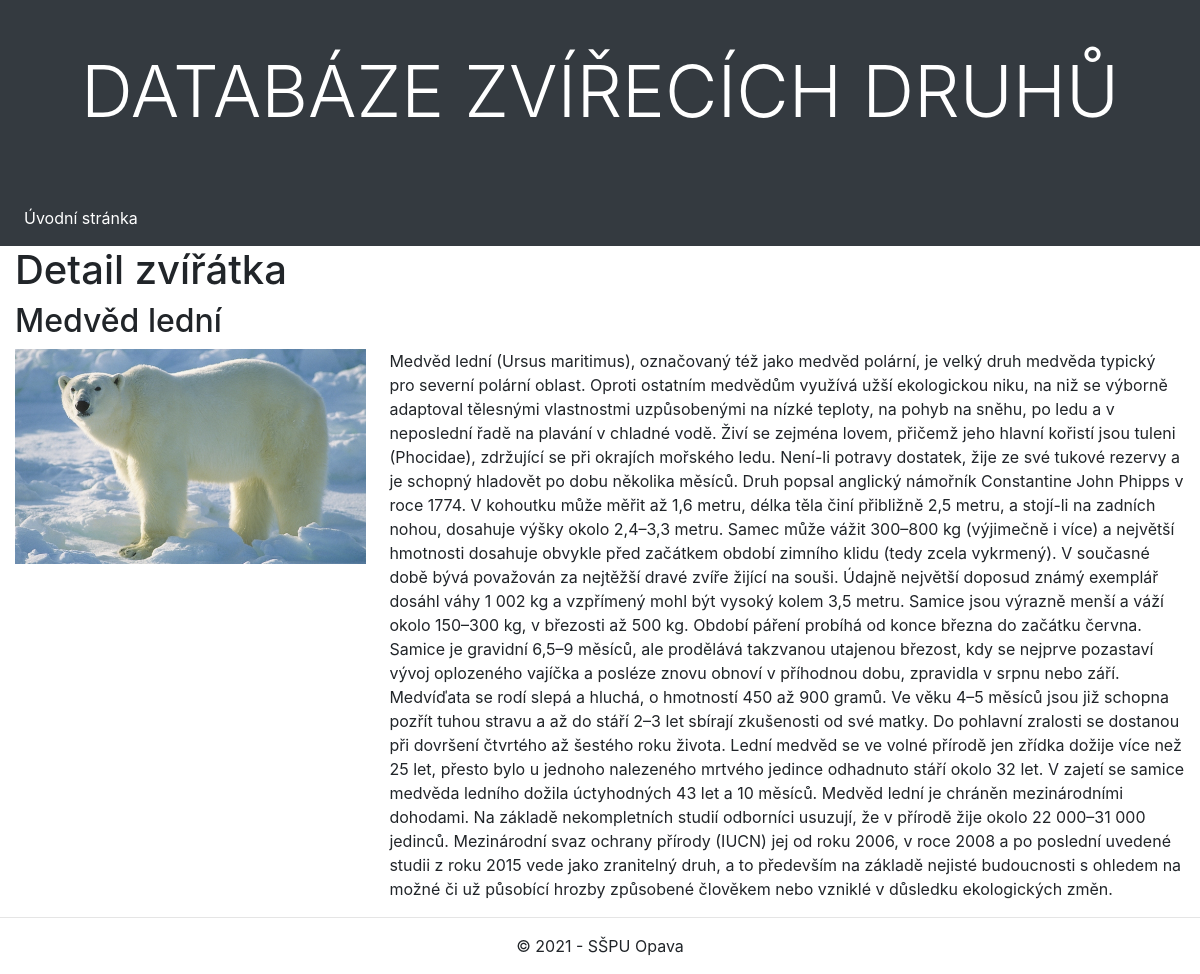
The app's page /blog/animals/14/ with its own data.
### blog/models.py (models this page shows, shortened)
class Animal(models.Model):
    name = models.CharField(max_length=50, unique=True, verbose_name="Name of animal")
    poster = models.ImageField(upload_to=poster_path, blank=True, null=True, verbose_name="Poster")
    latin = models.CharField(max_length=50, unique=True, verbose_name="Latin name for animal")
    description = models.CharField(max_length=5000, verbose_name="Description of animal")
    class Meta:
        ordering = ["name"]

### blog/views.py (the view)
# urls.py: path('animals/<int:pk>/', views.AnimalDetailView.as_view(), name='animal-detail')
class AnimalDetailView(generic.DetailView):
    model = Animal
    context_object_name = 'animal'

### blog/templates/blog/animal_detail.html
{% extends "base_generic.html" %}
{% block content %}
<h1>Detail zvířátka</h1>
<h2>{{ animal.name }}</h2>
<div >
        <div style="width: 30%; float: left;">
           <img width="100%" src="{{ animal.poster.url }}" alt="{{ animal.name }}">
        </div>
        <div style="margin-left: 32%;">
            <p>{{ animal.description }}</p>
        </div>
    </div>
{% endblock %}

### records on screen
Animal: name "Medvěd lední", poster (picture), description "Medvěd lední (Ursus maritimus), označovaný též jako medvěd polární, je velký druh medvěda typický pro severní polární oblast. Oproti ostatním medvědům využívá užší ekologickou niku, na niž se výborně adaptoval tělesnými vlastnostmi uzpůsobenými na nízké teploty, na pohyb na sněhu, po ledu a v neposlední řadě na plavání v chladné vodě. Živí se zejména lovem, přičemž jeho hlavní kořistí jsou tuleni (Phocidae), zdržující se při okrajích mořského ledu. Není-li potravy dostatek, žije ze své tukové rezervy a je schopný hladovět po dobu několika měsíců. Druh popsal anglický námořník Constantine John Phipps v roce 1774. V kohoutku může měřit až 1,6 metru, délka těla činí přibližně 2,5 metru, a…"
